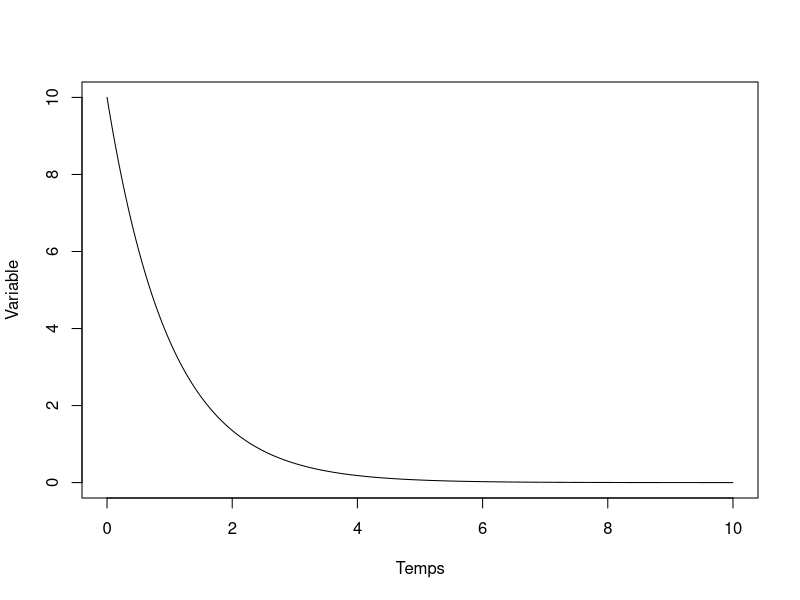
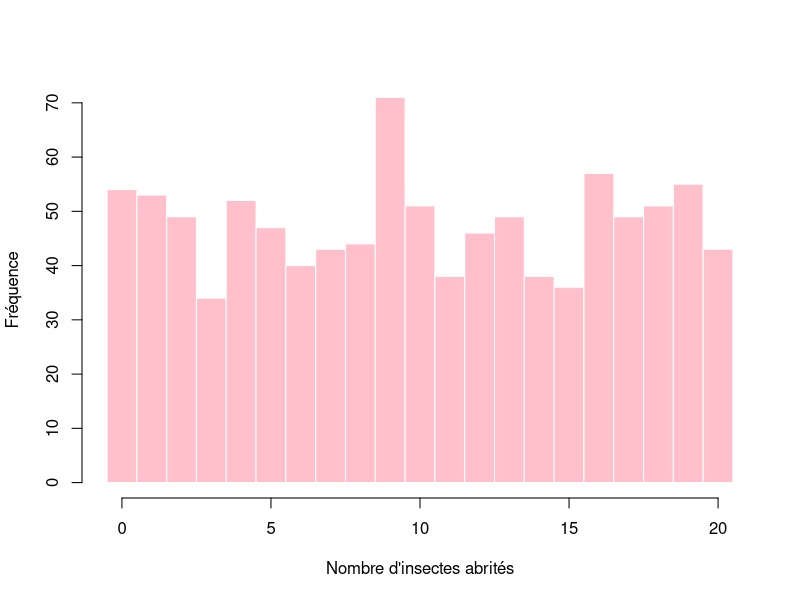

R code for these plots, in order:


#!/usr/bin/env Rscript
# Script R avec tous les exemples du document

cat(strrep("=", 60), "\n")
cat("EXEMPLES R\n")
cat(strrep("=", 60), "\n")

# ============================================================================
# Section 1: Boucles for
# ============================================================================
cat("\n", strrep("=", 60), "\n")
cat("SECTION 1: BOUCLES FOR\n")
cat(strrep("=", 60), "\n")

cat("\n--- Exemple 1: Itérer sur un vecteur ---\n")
fruits <- c("pastèques", "abricots", "fraises")
for (fruit in fruits) {
  print(fruit)
}

cat("\n--- Exemple 2: Utiliser : ---\n")
N <- 5
for (i in 0:N) {
  x <- 9.87 * i
  print(paste(i, x))
}

cat("\n--- Exemple 3: Garder en mémoire ---\n")
x <- c()
for (i in 0:N) {
  x <- c(x, 9.87 * i)
}
print(x)

# ============================================================================
# Section 2: Conditions if
# ============================================================================
cat("\n", strrep("=", 60), "\n")
cat("SECTION 2: CONDITIONS IF\n")
cat(strrep("=", 60), "\n")

cat("\n--- Exemple 1: Simple if ---\n")
x <- 10
if (x > 5) {
  print("x est supérieur à 5")
}

cat("\n--- Exemple 2: if/else if/else ---\n")
x <- 3
if (x > 5) {
  print("x est supérieur à 5")
} else if (x == 5) {
  print("x est égal à 5")
} else {
  print("x est inférieur à 5")
}

# ============================================================================
# Section 3: Fonctions
# ============================================================================
cat("\n", strrep("=", 60), "\n")
cat("SECTION 3: FONCTIONS\n")
cat(strrep("=", 60), "\n")

cat("\n--- Exemple 1: Fonction simple ---\n")
saluer <- function(nom) {
  print(paste("Bonjour,", nom, "!"))
}

saluer("Laura")
saluer("Patrick")

cat("\n--- Exemple 2: Fonction avec return ---\n")
surface_rectangle <- function(longueur, largeur) {
  surface <- longueur * largeur
  return(surface)
}

surface <- surface_rectangle(5, 3)
cat(paste("La surface du rectangle est de", surface, "unités carrées\n"))

cat("\n--- Exemple 3: Paramètres par défaut ---\n")
surface_cercle <- function(rayon=3) {
  surface <- pi * rayon^2
  return(surface)
}

surface <- surface_cercle()
cat(paste("La surface du cercle est de", surface, "unités carrées\n"))

surface <- surface_cercle(5)
cat(paste("La surface du cercle est de", surface, "unités carrées\n"))

# ============================================================================
# Section 4: Exemple combiné
# ============================================================================
cat("\n", strrep("=", 60), "\n")
cat("SECTION 4: EXEMPLE COMBINÉ\n")
cat(strrep("=", 60), "\n")

cat("\n--- Exemple 1: Pile ou face ---\n")
pile_ou_face <- function(nombre_de_lances) {
  nombre_de_piles <- 0
  nombre_de_faces <- 0
  for (i in 1:nombre_de_lances) {
    if (runif(1) <= 0.5) {
      nombre_de_piles <- nombre_de_piles + 1
    } else {
      nombre_de_faces <- nombre_de_faces + 1
    }
  }
  return(c(nombre_de_piles, nombre_de_faces))
}

lances <- 1000000
resultat <- pile_ou_face(lances)
piles <- resultat[1]
faces <- resultat[2]
cat(paste("Sur", lances, "lancés, nous avons eu", piles, "piles et", faces, "faces\n"))

# ============================================================================
# Section 5: Figures
# ============================================================================
cat("\n", strrep("=", 60), "\n")
cat("SECTION 5: GÉNÉRATION DES FIGURES\n")
cat(strrep("=", 60), "\n")

# Figure 1: Série temporelle
cat("\n--- Figure 1: Série temporelle ---\n")
temps <- seq(0, 10, length.out=10001)
variable_x <- 10 * exp(-temps)

png("./r_serie_temporelle.png", width=600, height=475, res=150)
plot(temps, variable_x, type="l", col="black",
     xlab="Temps", ylab="Variable")
dev.off()
cat("Sauvegardé: r_serie_temporelle.png\n")

# Figure 2: Histogramme
cat("\n--- Figure 2: Histogramme ---\n")
set.seed(42)
insectes <- sample(0:20, 1000, replace=TRUE)

png("./r_histogramme.png", width=600, height=475, res=150)
hist(insectes, breaks=seq(-0.5, 20.5, 1),
     col="pink", border="white",
     xlab="Nombre d'insectes abrités", ylab="Fréquence",
     main="")
dev.off()
cat("Sauvegardé: r_histogramme.png\n")

cat("\n", strrep("=", 60), "\n")
cat("SCRIPT R TERMINÉ\n")
cat(strrep("=", 60), "\n")
